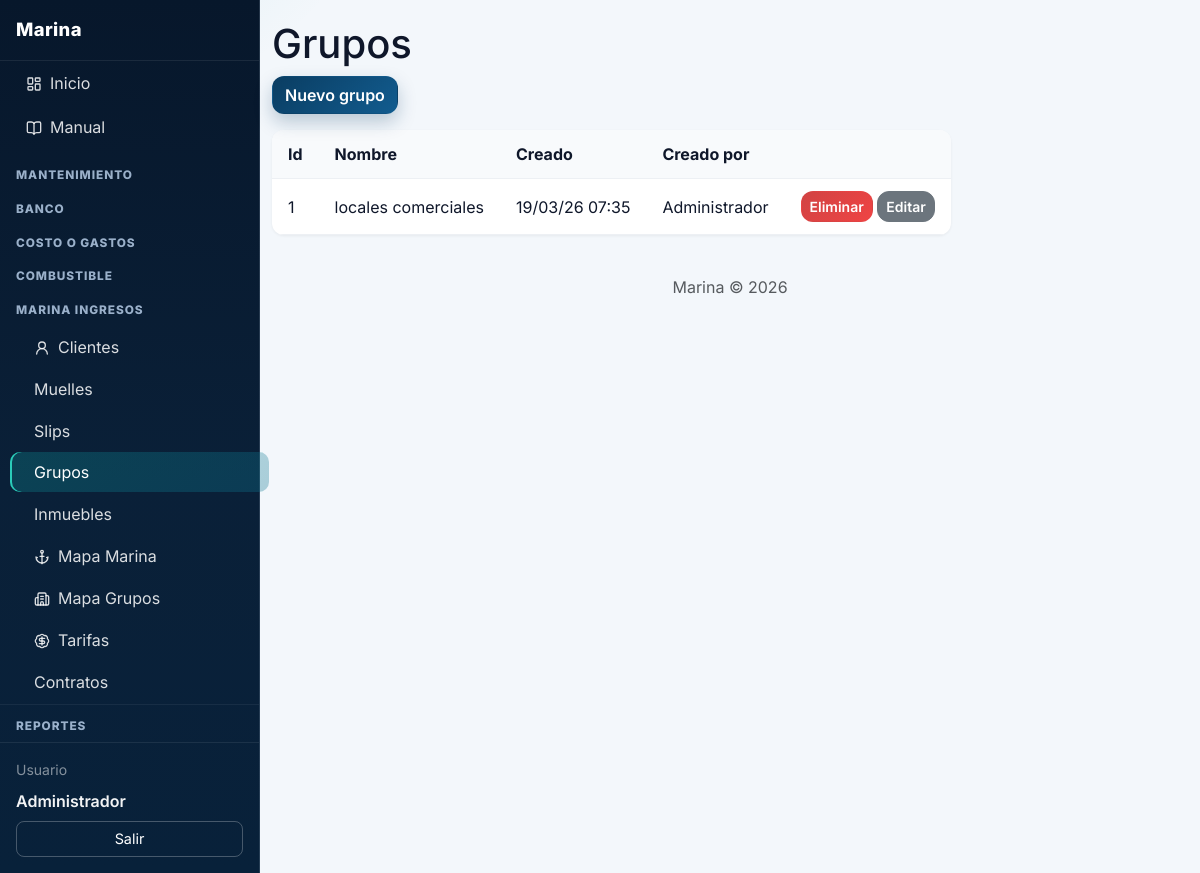
/index.php?p=grupos (signed in), run on the app's committed database.
### tables this page shows
CREATE TABLE grupos (
  id INT UNSIGNED AUTO_INCREMENT PRIMARY KEY,
  nombre VARCHAR(120) NOT NULL,
  created_at DATETIME NOT NULL DEFAULT CURRENT_TIMESTAMP,
  updated_at DATETIME NOT NULL DEFAULT CURRENT_TIMESTAMP ON UPDATE CURRENT_TIMESTAMP,
  created_by INT UNSIGNED NULL,
  updated_by INT UNSIGNED NULL,
  FOREIGN KEY (created_by) REFERENCES usuarios(id),
  FOREIGN KEY (updated_by) REFERENCES usuarios(id)
);

CREATE TABLE usuarios (
  id INT UNSIGNED AUTO_INCREMENT PRIMARY KEY,
  nombre VARCHAR(100) NOT NULL,
  email VARCHAR(100) NOT NULL UNIQUE,
  password_hash VARCHAR(255) NOT NULL,
  rol VARCHAR(50) NOT NULL DEFAULT 'admin',
  activo TINYINT(1) NOT NULL DEFAULT 1,
  created_at DATETIME NOT NULL DEFAULT CURRENT_TIMESTAMP,
  updated_at DATETIME NOT NULL DEFAULT CURRENT_TIMESTAMP ON UPDATE CURRENT_TIMESTAMP,
  created_by INT UNSIGNED NULL,
  updated_by INT UNSIGNED NULL,
  FOREIGN KEY (created_by) REFERENCES usuarios(id),
  FOREIGN KEY (updated_by) REFERENCES usuarios(id)
);

### index.php (called while the page is built, shortened)
<?php
require_once __DIR__ . '/includes/funciones.php';
$p = trim($_GET['p'] ?? 'dashboard');
$p = preg_replace('/[^a-z0-9_-]/', '', $p) ?: 'dashboard';
$pagina = __DIR__ . '/pages/' . $p . '.php';
require $pagina;

### includes/funciones.php (called while the page is built, shortened)
<?php
function e(string $s): string {
    return htmlspecialchars($s, ENT_QUOTES, 'UTF-8');
}
function fechaHoraFormato(?string $fecha, string $formato = MARINA_FMT_FECHA_HORA_PANTALLA): string {
    $t = strtotime($fecha);
    return $t ? date($formato, $t) : $fecha;
}

### pages/grupos.php (the view, shortened to what this page needs)
<?php
$pdo = getDb();
?>
<?php require_once __DIR__ . '/../includes/layout.php'; ?>
<h1>Grupos</h1>
<div class="toolbar d-flex gap-2">
    <button type="button" class="btn btn-primary" id="btnNuevoGrupo" data-bs-toggle="modal" data-bs-target="#grupoModal">Nuevo grupo</button>
</div>
<table>
    <thead><tr><th>Id</th><th>Nombre</th><th>Creado</th><th>Creado por</th><th></th></tr></thead>
    <tbody>
    <?php
    $st = $pdo->query('SELECT g.*, u.nombre AS creado_por FROM grupos g LEFT JOIN usuarios u ON g.created_by = u.id ORDER BY g.nombre');
    while ($r = $st->fetch()): ?>
        <tr>
            <td><?= (int)$r['id'] ?></td>
            <td><?= e($r['nombre']) ?></td>
            <td><?= fechaHoraFormato($r['created_at']) ?></td>
            <td><?= e($r['creado_por'] ?? '—') ?></td>
            <td class="acciones">
                <button type="button" class="btn btn-danger btn-sm btn-eliminar-grupo" data-id="<?= (int)$r['id'] ?>" data-nombre="<?= e($r['nombre']) ?>">Eliminar</button>
                <button type="button" class="btn btn-secondary btn-sm btn-editar-grupo" data-id="<?= (int)$r['id'] ?>" data-nombre="<?= e($r['nombre']) ?>">Editar</button>
            </td>
        </tr>
    <?php endwhile; ?>
    </tbody>
</table>
<?php require_once __DIR__ . '/../includes/footer.php'; ?>

### assets/css/estilos.css (style rules this page uses)
body { font-family: system-ui, -apple-system, Segoe UI, Roboto, Arial, sans-serif; background: #f4f6f9; }
.toolbar { margin-bottom: 1rem; }
.acciones { white-space: nowrap; }
table { background: #fff; border-radius: .75rem; overflow: hidden; box-shadow: 0 1px 3px rgba(0, 0, 0, 0.06); }
th, td { padding: .75rem 1rem; border-bottom: 1px solid #edf0f4; }
th { background: #f8fafc; font-weight: 700; }
:root { --bg-main: #f3f7fb; --surface: #ffffff; --surface-soft: #f8fbff; --text-main: #0f172a; --text-soft: #64748b; --brand-1: #0a3d62; --brand-2: #0ea5a6; --ok: #0f9f64; --danger: #d14343; --radius-lg: 16px; --radius-md: 12px; --shadow-soft: 0 10px 30px rgba(15, 23, 42, 0.08); }
body { font-family: "Inter", system-ui, -apple-system, Segoe UI, Roboto, Arial, sans-serif; color: var(--text-main); background: radial-gradient(1200px 600px at -10% -10%, rgba(14, 165, 166, 0.16), transparent 40%), radial-gradient(900px 500px at 120% -20%, rgba(10, 61, 98, 0.2), transparent 35%), var(--bg-main); }
.btn { border-radius: 12px; font-weight: 600; transition: transform .16s ease, box-shadow .16s ease, opacity .16s ease; }
.btn-primary { background: linear-gradient(135deg, var(--brand-1), #125c8f); border-color: transparent; box-shadow: 0 8px 18px rgba(10, 61, 98, .25); }
.btn-danger { background: linear-gradient(135deg, #d14343, #ef4444); border-color: transparent; }

### data on the page
grupos: id "1", nombre "locales comerciales", created_at "19/03/26 07:35", created_by.nombre "Administrador"

### other printed values
$nombre_usuario "Administrador"
